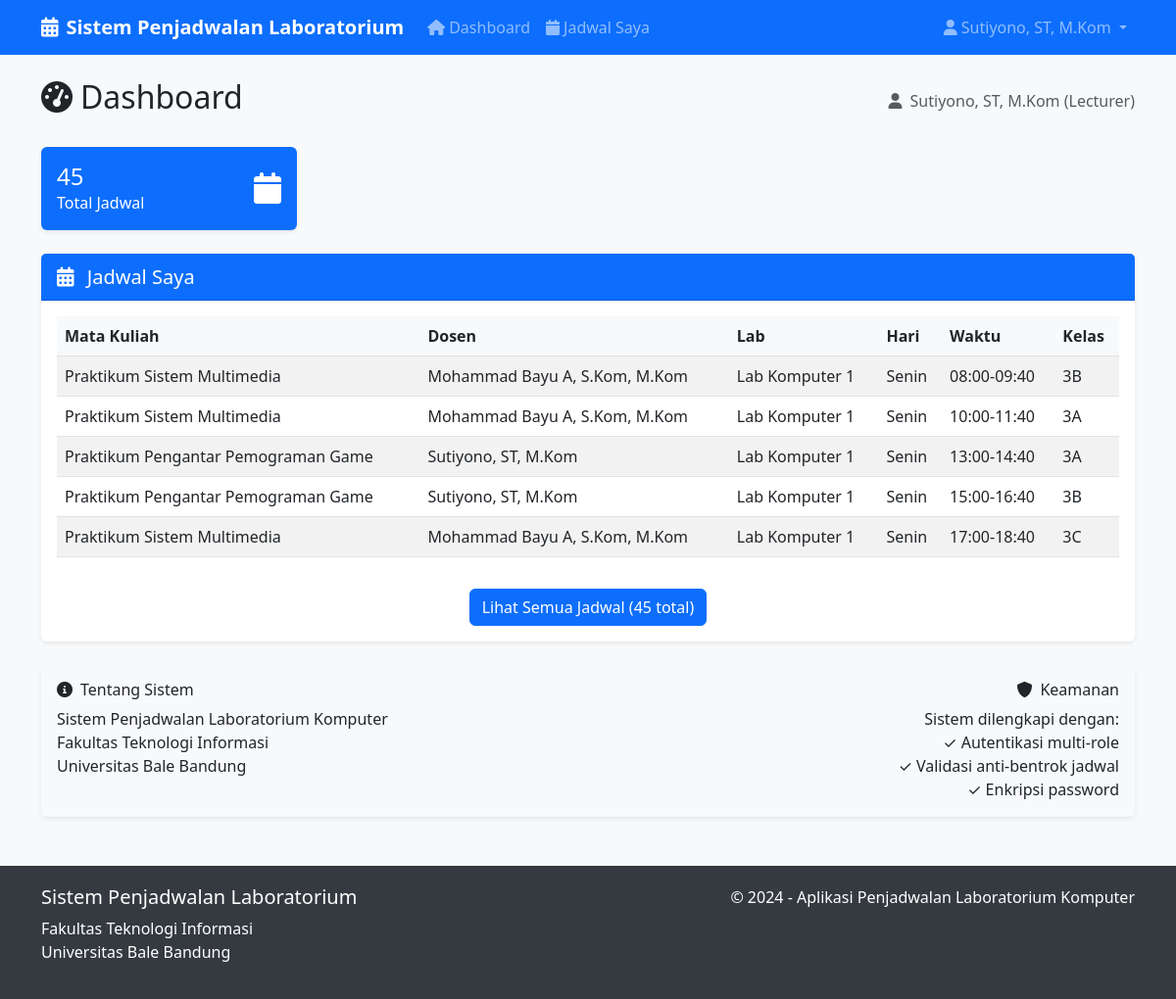
Page /dashboard (signed in) on the earlier database version.
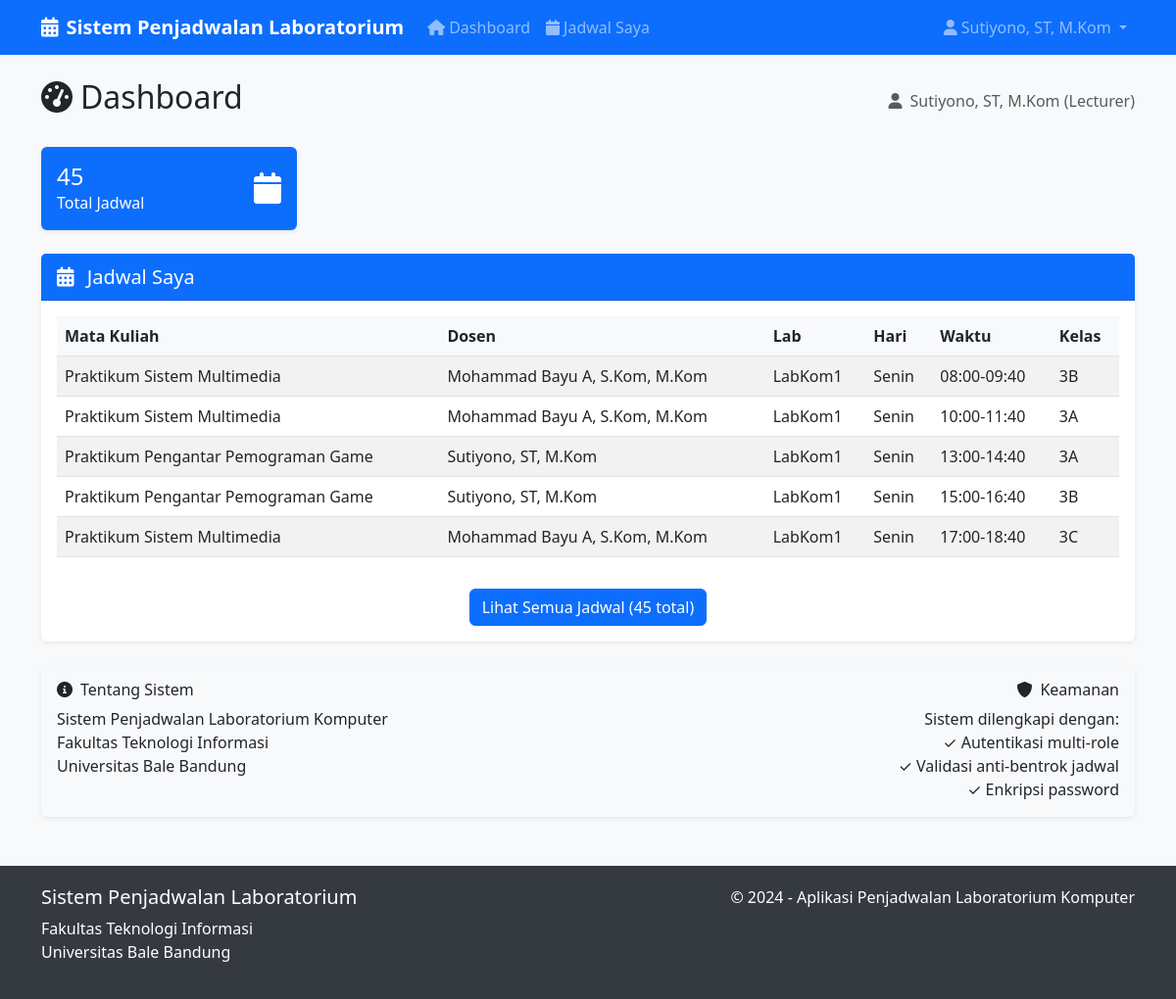
Same page on the later database version.
### app.py (models this page shows)
class Schedule(db.Model):
    id = db.Column(db.Integer, primary_key=True)
    course_id = db.Column(db.Integer, db.ForeignKey('course.id'), nullable=False)
    lecturer_id = db.Column(db.Integer, db.ForeignKey('user.id'), nullable=False)
    lab_id = db.Column(db.Integer, db.ForeignKey('lab.id'), nullable=False)
    day = db.Column(db.String(10), nullable=False)  # Senin, Selasa, etc.
    time_slot = db.Column(db.String(20), nullable=False)  # 08:00-10:00, etc.
    class_name = db.Column(db.String(5), nullable=False)  # A, B, C
    created_at = db.Column(db.DateTime, default=datetime.utcnow)

class Lab(db.Model):
    id = db.Column(db.Integer, primary_key=True)
    lab_name = db.Column(db.String(50), nullable=False)
    capacity = db.Column(db.Integer, nullable=False)
    schedules = db.relationship('Schedule', backref='laboratory', lazy=True)

class Course(db.Model):
    id = db.Column(db.Integer, primary_key=True)
    code = db.Column(db.String(20), unique=True, nullable=False)
    course_name = db.Column(db.String(100), nullable=False)
    semester = db.Column(db.Integer, nullable=False)  # 1-8
    sks = db.Column(db.Integer, nullable=False)  # 1-4
    schedules = db.relationship('Schedule', backref='course', lazy=True)

class User(db.Model):
    id = db.Column(db.Integer, primary_key=True)
    username = db.Column(db.String(80), unique=True, nullable=False)
    password = db.Column(db.String(120), nullable=False)
    role = db.Column(db.String(20), nullable=False)  # admin, staff, lecturer
    full_name = db.Column(db.String(100), nullable=False)
    schedules = db.relationship('Schedule', backref='lecturer', lazy=True)

### app.py (the view)
@app.route('/dashboard')
def dashboard():
    if 'user_id' not in session:
        return redirect(url_for('login'))
    user = User.query.get(session['user_id'])
    schedules = Schedule.query.all()
    courses = Course.query.all()
    labs = Lab.query.all()
    users = User.query.all() if user.role == 'admin' else []
    return render_template('dashboard.html', user=user, schedules=schedules, courses=courses, labs=labs, users=users)

### templates/dashboard.html (shortened to what the changed rows need)
{% extends "base.html" %}
{% block content %}
<div class="row">
    <div class="col-12">
        <div class="d-flex justify-content-between align-items-center mb-4">
            <h2><i class="fas fa-tachometer-alt me-2"></i>Dashboard</h2>
        </div>
    </div>
</div>
<div class="row">
    <div class="col-12">
        <div class="card">
            <div class="card-body">
                {% if schedules %}
                <div class="table-responsive">
                    <table class="table table-striped">
                        <thead>
                            <tr>
                                <th>Mata Kuliah</th>
                                <th>Dosen</th>
                                <th>Lab</th>
                                <th>Hari</th>
                                <th>Waktu</th>
                                <th>Kelas</th>
                            </tr>
                        </thead>
                        <tbody>
                            {% for schedule in schedules[:5] %}
                            <tr>
                                <td>{{ schedule.course.course_name }}</td>
                                <td>{{ schedule.lecturer.full_name }}</td>
                                <td>{{ schedule.laboratory.lab_name }}</td>
                                <td>{{ schedule.day }}</td>
                                <td>{{ schedule.time_slot }}</td>
                                <td>{{ schedule.course.semester }}{{ schedule.class_name }}</td>
                            </tr>
                            {% endfor %}
                        </tbody>
                    </table>
                </div>
                {% endif %}
            </div>
        </div>
    </div>
</div>
{% endblock %}

Differences in the rows shown:
changed through a linked row, Schedule (number 1 of 5 on the later page): laboratory.lab_name "Lab Komputer 1" → "LabKom1"
changed through a linked row, Schedule (number 2 of 5 on the later page): laboratory.lab_name "Lab Komputer 1" → "LabKom1"
changed through a linked row, Schedule (number 3 of 5 on the later page): laboratory.lab_name "Lab Komputer 1" → "LabKom1"
changed through a linked row, Schedule (number 4 of 5 on the later page): laboratory.lab_name "Lab Komputer 1" → "LabKom1"
changed through a linked row, Schedule (number 5 of 5 on the later page): laboratory.lab_name "Lab Komputer 1" → "LabKom1"
